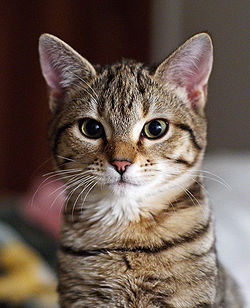
#> input picture 02_Crash-NumPy/cat0.jpg, 250 x 308 px
$ jupyter execute 01-NumPy-Indexing-and-Selection.ipynb   (shell and % lines are left out)
#> lines starting #> are read from the running program, lines starting #| are printed output that depends on the picture
# NumPy Indexing and Selection

In this lecture we will discuss how to select elements or groups of elements from an array.

[cell 1]
import numpy as np

[cell 2]
#Creating sample array
arr = np.arange(0,11)

[cell 3]
#Show
arr

## Bracket Indexing and Selection
The simplest way to pick one or some elements of an array looks very similar to python lists:

[cell 4]
#Get a value at an index
arr[8]

[cell 5]
#Get values in a range
arr[1:5]

[cell 6]
#Get values in a range
arr[0:5]

## Broadcasting

NumPy arrays differ from normal Python lists because of their ability to broadcast. With lists, you can only reassign parts of a list with new parts of the same size and shape. That is, if you wanted to replace the first 5 elements in a list with a new value, you would have to pass in a new 5 element list. With NumPy arrays, you can broadcast a single value across a larger set of values:

[cell 7]
#Setting a value with index range (Broadcasting)
arr[0:5]=100

#Show
arr

[cell 8]
# Reset array, we'll see why I had to reset in  a moment
arr = np.arange(0,11)

#Show
arr

[cell 9]
#Important notes on Slices
slice_of_arr = arr[0:6]

#Show slice
slice_of_arr

[cell 10]
#Change Slice
slice_of_arr[:]=99

#Show Slice again
slice_of_arr

Now note the changes also occur in our original array!

[cell 11]
arr

Data is not copied, it's a view of the original array! This avoids memory problems!

[cell 12]
#To get a copy, need to be explicit
arr_copy = arr.copy()

arr_copy

## Indexing a 2D array (matrices)

The general format is **arr_2d[row][col]** or **arr_2d[row,col]**. I recommend using the comma notation for clarity.

[cell 13]
arr_2d = np.array(([5,10,15],[20,25,30],[35,40,45]))

#Show
arr_2d

[cell 14]
#Indexing row
arr_2d[1]

[cell 15]
# Format is arr_2d[row][col] or arr_2d[row,col]

# Getting individual element value
arr_2d[1][0]

[cell 16]
# Getting individual element value
arr_2d[1,0]

[cell 17]
# 2D array slicing

#Shape (2,2) from top right corner
arr_2d[:2,1:]

[cell 18]
#Shape bottom row
arr_2d[2]

[cell 19]
#Shape bottom row
arr_2d[2,:]

## More Indexing Help
Indexing a 2D matrix can be a bit confusing at first, especially when you start to add in step size. Try google image searching *NumPy indexing* to find useful images, like this one:

 Image source: http://www.scipy-lectures.org/intro/numpy/numpy.html

## Conditional Selection

This is a very fundamental concept that will directly translate to pandas later on, make sure you understand this part!

Let's briefly go over how to use brackets for selection based off of comparison operators.

[cell 20]
arr = np.arange(1,11)
arr

[cell 21]
arr > 4

[cell 22]
bool_arr = arr>4

[cell 23]
bool_arr

[cell 24]
arr[bool_arr]

[cell 25]
arr[arr>2]

[cell 26]
x = 2
arr[arr>x]

# Example

[cell 27]
import cv2
import matplotlib.pyplot as plt

[cell 28]
img = cv2.imread('cat0.jpg')
#> img is the input picture: shape (308, 250, 3); mean B, G, R 81.3, 91.7, 108.4
img = cv2.cvtColor(img, cv2.COLOR_BGR2RGB)
img.shape
#> Out = (308, 250, 3)

[cell 29]
plt.figure(figsize=(20, 20))
plt.subplot(1, 2, 1)
plt.title("Original")
plt.imshow(img)

[cell 30]
img.shape
#> Out = (308, 250, 3)

[cell 31]
h,w,c = img.shape
#> h = 308; w = 250; c = 3

[cell 32]
print('h=',h,'w=',w,'c=',c)
#| h= 308 w= 250 c= 3

[cell 33]
imgx = img[0:100,0:100,:]
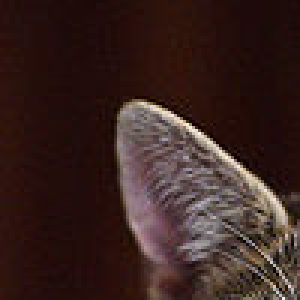
#> imgx: shape (100, 100, 3) (shown 3 times larger); mean R, G, B 57.7, 36.3, 32.8
imgx.shape
#> Out = (100, 100, 3)

[cell 34]
plt.figure(figsize=(20, 20))
plt.subplot(1, 2, 1)
plt.title("Original")
plt.imshow(imgx)

[cell 35]
imgx = img[100:150,50:150,:]
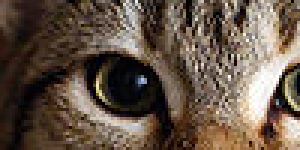
#> imgx: shape (50, 100, 3) (shown 3 times larger); mean R, G, B 101.2, 85, 71.7
imgx.shape
#> Out = (50, 100, 3)
